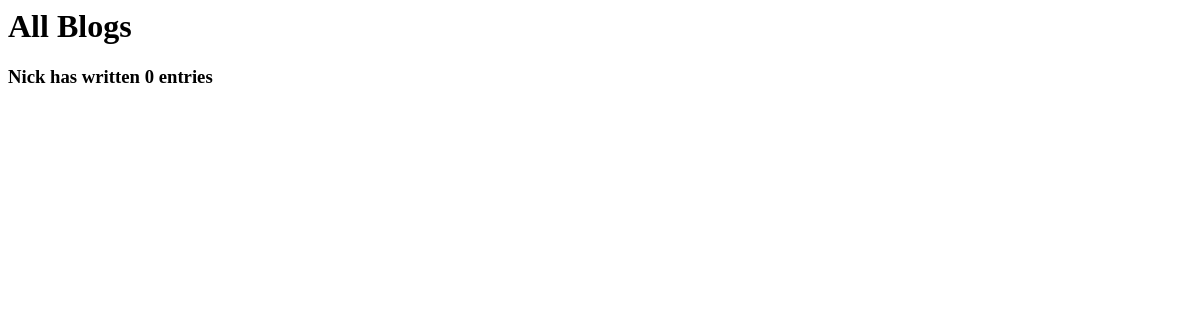
The page /blog/ on the database as committed earlier.
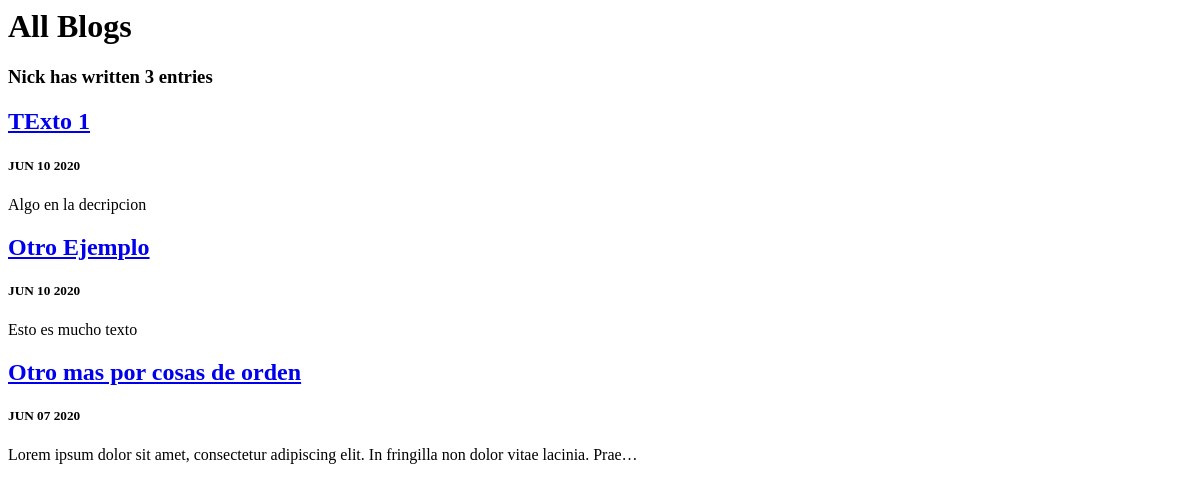
The same page on the database as committed later.
### blog/models.py (models this page shows, shortened)
class Blog(models.Model):
    title = models.CharField(max_length=200)
    description = models.TextField()
    date = models.DateField()

### blog/views.py (the view)
# urls.py: path('', views.all_blogs, name="all_blogs"),
def all_blogs(request):
    blogs = Blog.objects.order_by("-date")[:5]
    return render(request, "blog/all_blogs.html", {"blogs": blogs})

### blog/templates/blog/all_blogs.html
<h1>All Blogs</h1>
<h3> Nick has written {{blogs.count}} entrie{{blogs.count|pluralize}} </h3>
{% for blog in blogs %}
<a href="{% url "blog:detail" blog.id %}"><h2>{{ blog.title }}</h2></a>
<h5>{{ blog.date|date:"M d Y"|upper }}</h5>
<p>{{ blog.description|striptags| truncatechars:100 }}</p>
{% endfor %}

Rows that differ between the two databases and show on the page:
added Blog: title "TExto 1", date "JUN 10 2020", description "Algo en la decripcion"
added Blog: title "Otro Ejemplo", date "JUN 10 2020", description "Esto es mucho texto"
added Blog: title "Otro mas por cosas de orden", date "JUN 07 2020", description "Lorem ipsum dolor sit amet, consectetur adipiscing elit. In fringilla non dolor vitae lacinia. Prae…"
Other text that changed with them:
{{ blogs.count }}: "0" → "3"
